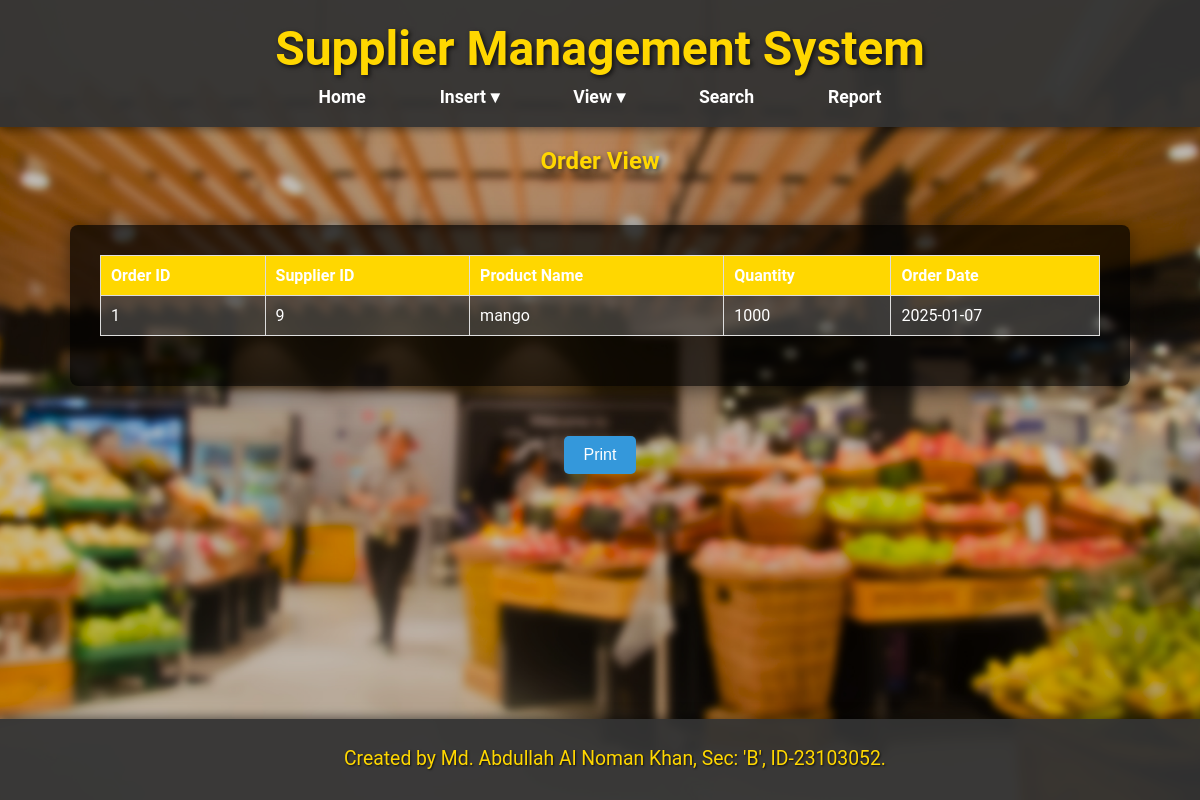
The page /view_orders.php on the database its author committed.
### tables this page shows
CREATE TABLE `orders` (
  `order_id` int(11) NOT NULL,
  `supplier_id` int(11) DEFAULT NULL,
  `product_name` varchar(255) NOT NULL,
  `quantity` int(11) NOT NULL,
  `order_date` date NOT NULL
);

### view_orders.php (the view, shortened to what this page needs)
<!DOCTYPE html>
<html lang="en">
<head>
    <link rel="stylesheet" href="style.css">
</head>
<body>
    <div class="header">
        <h1>Supplier Management System</h1>
        <div class="nav">
            <a href="home.php">Home</a>
            <div class="dropdown">
                <a href="javascript:void(0)">Insert &#9662;</a>
            </div>
            <div class="dropdown">
                <a href="javascript:void(0)">View &#9662;</a>
            </div>
            <a href="search.php">Search</a>
            <a href="report.php">Report</a>
        </div>
    </div>
    <div class="container">
        <h2>Order View</h2>
        <div class="table-container">
            <?php
            $conn = mysqli_connect("localhost", "root", "", "db_s");
            $sql_orders = "SELECT order_id, supplier_id, product_name, quantity, order_date FROM orders";
            $result_orders = mysqli_query($conn, $sql_orders);
            ?>
            <table>
                <tr>
                    <th>Order ID</th>
                    <th>Supplier ID</th>
                    <th>Product Name</th>
                    <th>Quantity</th>
                    <th>Order Date</th>
                </tr>
                <?php
                if (mysqli_num_rows($result_orders) > 0) {
                    while ($row = mysqli_fetch_assoc($result_orders)) {
                        echo "<tr>
                                <td>" . $row["order_id"] . "</td>
                                <td>" . $row["supplier_id"] . "</td>
                                <td>" . $row["product_name"] . "</td>
                                <td>" . $row["quantity"] . "</td>
                                <td>" . $row["order_date"] . "</td>
                              </tr>";
                    }
                } else {
                    echo "<tr><td colspan='5'>No order records found.</td></tr>";
                }
                ?>
            </table>
        </div>
        <button class="print-button" onclick="window.print()">Print</button>
    </div>
    <div class="footer">
        <p>Created by Md. Abdullah Al Noman Khan, Sec: 'B', ID-23103052.</p>
    </div>
</body>
</html>

### style.css (style rules this page uses)
body { font-family: 'Roboto', sans-serif; background: url('p.png') no-repeat center center fixed; background-size: cover; margin: 0; padding: 0; color: #ffffff; text-align: center; }
.header { background-color: rgba(51, 51, 51, 0.95); color: white; padding: 20px 10px; box-shadow: 0 2px 10px rgba(0, 0, 0, 0.5); text-align: center; position: relative; }
.header h1 { margin: 0; font-size: 3em; color: #FFD700; text-shadow: 2px 2px 5px rgba(0, 0, 0, 0.7); }
.nav { margin-top: 10px; position: relative; }
.header a { color: white; padding: 15px 25px; text-decoration: none; border-radius: 5px; transition: background-color 0.3s; font-size: 1.1em; margin: 0 10px; font-weight: bold; }
.dropdown { position: relative; display: inline-block; }
.footer { background-color: rgba(51, 51, 51, 0.95); color: #FFD700; padding: 15px; position: fixed; bottom: 0; width: 100%; text-align: center; box-shadow: 0 -2px 10px rgba(0, 0, 0, 0.5); font-size: 1.1em; text-shadow: 1px 1px 2px rgba(0, 0, 0, 0.7); }
h1, h2 { color: #FFD700; text-shadow: 2px 2px 5px rgba(0, 0, 0, 0.7); }
p, label { font-size: 1.1em; line-height: 1.6; margin: 10px 0; }

### view_orders.php (style rules this page uses)
.table-container { max-width: 1000px; margin: 50px auto; padding: 30px; background: rgba(0, 0, 0, 0.7); border-radius: 8px; box-shadow: 0 4px 20px rgba(0, 0, 0, 0.5); }
table { width: 100%; border-collapse: collapse; margin-bottom: 20px; border-radius: 8px; }
th, td { padding: 10px; border: 1px solid #ddd; text-align: left; color: white; }
th { background-color: #FFD700; }
tr:nth-child(even) { background-color: rgba(255, 255, 255, 0.2); }
.container { margin-left: auto; margin-right: auto; }
.print-button { padding: 10px 20px; border: none; border-radius: 5px; background-color: #3498db; color: white; font-size: 1em; cursor: pointer; transition: background-color 0.3s; }

### rows shown on the page
orders: order_id "1", supplier "9", product_name "mango", quantity "1000", order_date "2025-01-07"
